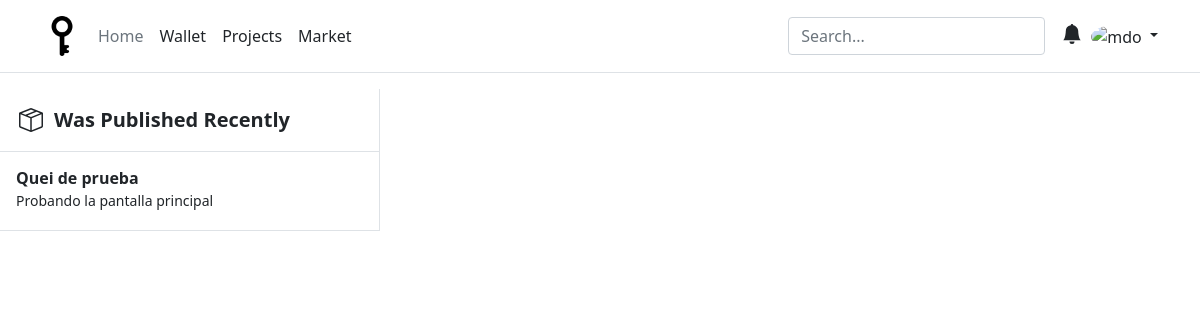
The page /doors/main on the database as committed earlier.
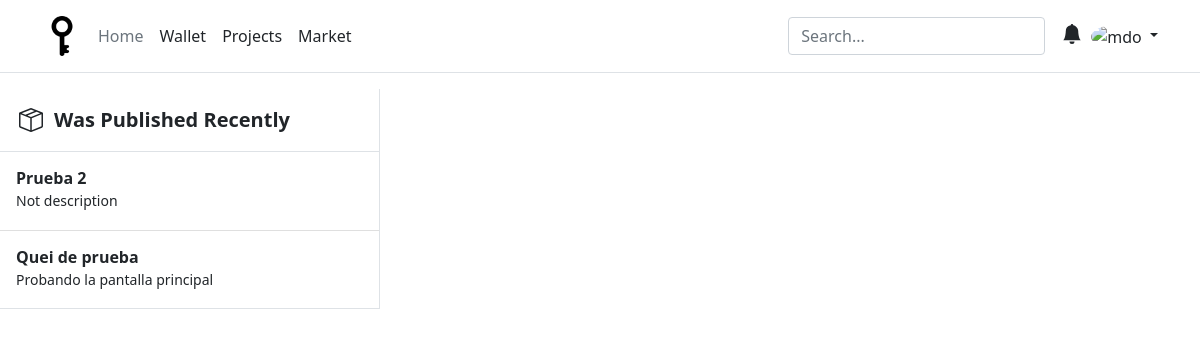
The same page on the database as committed later.
### doors/models.py (models this page shows)
class Quei(models.Model):
   title = models.CharField(max_length=200)
   text_description = models.CharField(max_length=100, default="Not description")
   pub_date = models.DateTimeField("date published")
   autor = models.ForeignKey(User, on_delete= models.CASCADE)
   category = models.CharField(max_length=20)

### doors/views.py (the view)
# urls.py: path("main", views.MainView.as_view(), name = "main"),
class MainView(generic.ListView):
    template_name = "doors/main.html"
    context_object_name = "latest_quei_list"
    def get_queryset(self):
        return Quei.objects.filter(pub_date__lte=timezone.now()).order_by("-pub_date")[:10]

### doors/templates/doors/main.html (shortened to what this page needs)
<!doctype html>
<html lang="en">
  <head>
    {% load static %}
    <link rel="stylesheet" href="{% static 'doors/main/main.css' %}">
    <link rel="stylesheet" href="{% static 'doors/main/bootstrap.min.css' %}">
  </head>
  <body>
    <header class="p-3 mb-3 border-bottom">
      <div class="container">
        <div class="d-flex flex-wrap align-items-center justify-content-center justify-content-lg-start">
          <a href="/" class="d-flex align-items-center mb-2 mb-lg-0 text-dark text-decoration-none">
            <img class="bi me-2" width="40" height="40" src="{% static 'images/key_black.png' %}" alt="">
          </a>
          <ul class="nav col-12 col-lg-auto me-lg-auto mb-2 justify-content-center mb-md-0">
            <li><a href="#" class="nav-link px-2 link-secondary">Home</a></li>
            <li><a href="#" class="nav-link px-2 link-dark">Wallet</a></li>
            <li><a href="#" class="nav-link px-2 link-dark">Projects</a></li>
            <li><a href="#" class="nav-link px-2 link-dark">Market</a></li>
          </ul>
          <form class="col-12 col-lg-auto mb-3 mb-lg-0 me-lg-3">
            <input type="search" class="form-control" placeholder="Search..." aria-label="Search">
          </form>
          <div class="dropdown text-end me-2">
            <a href="#" class="d-block link-dark text-decoration-none" id="dropdownUser1" data-bs-toggle="dropdown" aria-expanded="false">
              <svg xmlns="http://www.w3.org/2000/svg" width="22" height="20" fill="currentColor" class="bi bi-bell-fill" viewBox="0 0 16 16">
                <path d="M8 16a2 2 0 0 0 2-2H6a2 2 0 0 0 2 2zm.995-14.901a1 1 0 1 0-1.99 0A5.002 5.002 0 0 0 3 6c0 1.098-.5 6-2 7h14c-1.5-1-2-5.902-2-7 0-2.42-1.72-4.44-4.005-4.901z"/>
              </svg>
            </a>
          </div>
          <div class="dropdown text-end">
            <a href="#" class="d-block link-dark text-decoration-none dropdown-toggle" id="dropdownUser1" data-bs-toggle="dropdown" aria-expanded="false">
              <img src="https://github.com/mdo.png" alt="mdo" width="32" height="32" class="rounded-circle">
            </a>
          </div>
        </div>
      </div>
    </header>
    <main>
      <div class="d-flex flex-column align-items-stretch flex-shrink-0 bg-white border-end" style="width: 380px;">
        <div class="d-flex align-items-center flex-shrink-0 p-3 link-dark text-decoration-none border-bottom">
          <span class="fs-5 fw-semibold">Was Published Recently</span>
        </div>
        <div class="list-group list-group-flush border-bottom scrollarea">
          {% if latest_quei_list %}
            {% for quei in latest_quei_list %}
              <a href="{% url 'queis:detail_door' quei.id  %}" class="list-group-item list-group-item-action py-3 lh-tight" aria-current="true">
                <div class="d-flex w-100 align-items-center justify-content-between">
                  <strong class="mb-1">{{quei.title}}</strong>
                </div>
                <div class="col-10 mb-1 small">{{ quei.text_description}}</div>
              </a>
            {% endfor %}
          {% endif %}
        </div>
      </div>
    </main>
  </body>
</html>

Rows that differ between the two databases and show on the page:
added Quei: title "Prueba 2", text_description "Not description"
